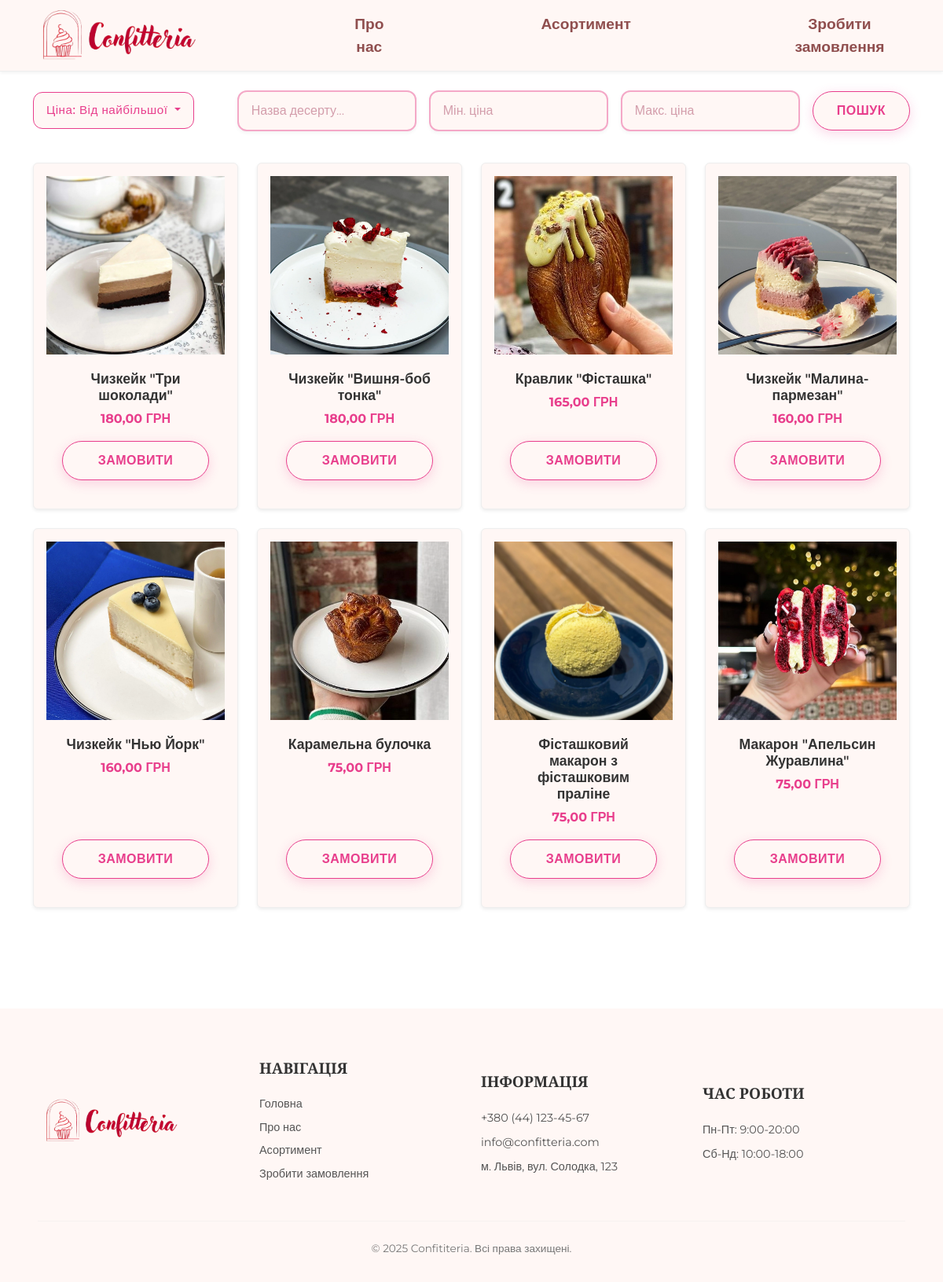
The page /assortment/?sort=price_desc on the database its author committed.
### shop/models.py (models this page shows, shortened)
class AssortmentItem(models.Model):
    name = models.CharField(max_length=100, verbose_name="Назва виробу")  # Назва товару
    price = models.DecimalField(max_digits=10, decimal_places=2, verbose_name="Ціна")  # Ціна товару
    image = models.ImageField(upload_to='assortment/', verbose_name="Зображення", blank=True, null=True)
    objects = models.Manager()
    class Meta:
        verbose_name = "Асортимент"  # Назва моделі в однині для адмін-панелі та інших місць
        verbose_name_plural = "Асортимент"  # Назва моделі у множині

### shop/views.py (the view)
# urls.py: path('assortment/', views.assortment_list, name='assortment_list'),
def assortment_list(request):
    items_query = AssortmentItem.objects.all()  # Починаємо з усіх товарів
    q = request.GET.get('q', '')
    min_price_str = request.GET.get('min_price', '')
    max_price_str = request.GET.get('max_price', '')
    sort_option = request.GET.get('sort', 'default')  # 'default', 'price_asc', 'price_desc'
    if q:
        items_query = items_query.filter(name__icontains=q)
    if min_price_str:
        try:
            items_query = items_query.filter(price__gte=float(min_price_str))
        except ValueError:
            pass  # Ігнорувати, якщо min_price не є числом
    if max_price_str:
        try:
            items_query = items_query.filter(price__lte=float(max_price_str))
        except ValueError:
            pass  # Ігнорувати, якщо max_price не є числом
    if sort_option == 'price_asc':
        items_query = items_query.order_by('price')
    elif sort_option == 'price_desc':
        items_query = items_query.order_by('-price')
    else: # 'default' або будь-яке інше значення
        items_query = items_query.order_by('pk') # Сортування за порядком додавання (за первинним ключем)
    context = {
        'items': items_query,
        'current_sort': sort_option,
        'q_value': q,
        'min_price_value': min_price_str,
        'max_price_value': max_price_str,
    }
    return render(request, 'shop/assortment.html', context)

### shop/templates/shop/assortment.html (shortened to what this page needs)
{% extends 'shop/base.html' %}
{% load static %}
{% block content %}
<section class="assort">
<div class="container pt-2 pb-5">
    <div class="search-and-filter-controls mb-4">
        <form method="get" action="{% url 'shop:assortment_list' %}" class="custom-search-form">
            <div class="filter-dropdown-container">
                <div class="btn-group">
                    <button type="button" class="btn btn-filter-dropdown dropdown-toggle" data-bs-toggle="dropdown" aria-expanded="false">
                        {% if current_sort == 'price_asc' %}
                            Ціна: Від найменшої
                        {% elif current_sort == 'price_desc' %}
                            Ціна: Від найбільшої
                        {% else %}
                            Сортувати за
                        {% endif %}
                    </button>
                </div>
            </div>
            <div class="search-fields-and-button-container">
                <div class="search-fields-container">
                    <input type="text" name="q" class="search-input" placeholder="Назва десерту..." value="{{ q_value }}">
                    <input type="number" name="min_price" class="search-input" placeholder="Мін. ціна" value="{{ min_price_value }}">
                    <input type="number" name="max_price" class="search-input" placeholder="Макс. ціна" value="{{ max_price_value }}">
                </div>
                <div class="search-btnn">
                    <button type="submit" class="btn btn-hero">Пошук</button>
                </div>
            </div>
        </form>
    </div>
    <div class="row row-cols-1 row-cols-md-3 row-cols-lg-4 g-4">
        {% for item in items %}
        <div class="col">
            <div class="card h-100 shadow-sm product-card assortment-item-card">
                <div class="product-image-container">
                    {% if item.image %}
                        <img src="{{ item.image.url }}" alt="{{ item.name }}">
                    {% else %}
                        <img src="{% static 'img/no-image.jpg' %}" alt="Зображення відсутнє">
                    {% endif %}
                </div>
                <div class="card-body">
                    <h5 class="card-title product-title">{{ item.name }}</h5>
                    <p class="card-text product-price">{{ item.price }} ГРН</p>
                    <a href="{% url 'shop:order_create' %}?product_id={{ item.id }}" class="btn btn-order-product">Замовити</a>
                </div>
            </div>
        </div>
        {% endfor %}
    </div>
</div>
</section>
{% endblock %}

### static/css/base/_variables.css (style rules this page uses)
:root { --primary-pink: #E83E8C; --primary-pink-darker: #c92a7a; --accent-pink: #f4a8c7; --soft-pink-accent: #8f4e4e; --bg-light-pink: #FFF7F5; --bg-light-pink-alt: #FFF2F2; --bg-light-pink-hover: #fceeee; --bg-hero-circle: rgba(255, 223, 230, 0.6); --bg-white: #fff; --bg-light-gray: #f8f9fa; --text-dark: #222; --text-primary: #333; --text-secondary: #555; --text-light-gray: #666; --text-very-light-gray: #777; --text-form-label: #444; --text-search-input: #6b4c4c; --form-input-border: #f0d4dd; --search-input-border: #f8c8dc; --search-input-bg: #fff0f5; --search-input-placeholder: #d39dab; --focus-border-color: var(--primary-pink); --focus-box-shadow: rgba(232, 62, 140, 0.25); --border-light: #eee; --divider-light: #ddd; --font-primary: 'Montserrat', sans-serif; --font-headings: 'Playfair Display', serif; --bakery-brown: #352c88; --bakery-cream: #FFECB3; }

### static/css/base/_typography.css (style rules this page uses)
body { min-height: 100vh; display: flex; flex-direction: column; font-family: var(--font-primary); color: var(--text-primary); }

### static/css/components/_buttons.css (style rules this page uses)
.btn { text-transform: uppercase; letter-spacing: 0.5px; font-weight: 500; transition: all 0.3s ease; border-radius: 50px; padding: 10px 25px; }
.btn-hero { background-color: var(--bg-light-pink); color: var(--primary-pink); border: 1px solid var(--primary-pink); padding: 12px 30px; font-weight: 600; box-shadow: 0 4px 15px rgba(232, 62, 140, 0.2); max-width: fit-content; }
.btn-order-product { display: inline-block; padding: 12px 30px; font-weight: 600; text-transform: uppercase; letter-spacing: 0.5px; text-align: center; text-decoration: none; border-radius: 50px; cursor: pointer; transition: all 0.3s ease; margin-top: auto; width: 100%; background-color: var(--bg-light-pink); color: var(--primary-pink); border: 1px solid var(--primary-pink); box-shadow: 0 4px 15px rgba(232, 62, 140, 0.2); }

### static/css/components/_cards.css (style rules this page uses)
.card { border: 1px solid var(--border-light); transition: transform 0.2s ease, box-shadow 0.3s ease; box-shadow: 0 2px 4px rgba(0,0,0,.1); border-radius: 0.375rem; overflow: hidden; display: flex; flex-direction: column; background-color: var(--bg-white); padding: 1rem; }
.card-body { display: flex; flex-direction: column; flex-grow: 1; padding: 1.25rem; align-items: center; text-align: center; }
.card-body .btn { margin-top: auto; align-self: center; }
.product-image-container { display: block; position: relative; width: 100%; aspect-ratio: 1 / 1; overflow: hidden; background-color: var(--bg-light-gray); }
.product-image-container img { display: block; width: 100%; height: 100%; object-fit: cover; transition: transform 0.3s ease; }
.product-title { font-family: var(--font-primary); font-size: 1.1rem; font-weight: 600; color: var(--text-primary); margin-bottom: 0.5rem; }
.product-price { font-size: 1rem; font-weight: 700; color: var(--primary-pink); margin-bottom: 1rem; }

### static/css/pages/_assortment.css (style rules this page uses)
.assort { background-color: var(--bg-white); padding-top: 1rem; padding-bottom: 3rem; }
.assortment-item-card { background-color: var(--bg-light-pink); }
.custom-search-form { display: flex; align-items: center; gap: 1rem; margin-bottom: 2.5rem; }
.search-fields-and-button-container { display: flex; align-items: center; gap: 1rem; margin-left: auto; }
.search-fields-container { display: flex; gap: 1rem; }
.search-input { padding: 0.75rem 1rem; font-size: 1rem; border: 2px solid var(--accent-pink); border-radius: 12px; background-color: var(--bg-light-pink); color: var(--text-search-input); min-width: 150px; transition: all 0.3s ease; box-shadow: 0 2px 5px rgba(0,0,0,0.05); flex-grow: 1; }
.search-input::placeholder { color: var(--search-input-placeholder); }
.btn-filter-dropdown { background-color: var(--bg-light-pink); color: var(--primary-pink); border: 1px solid var(--primary-pink); padding: 0.70rem 1rem; font-weight: 500; text-transform: none; border-radius: 12px; transition: all 0.3s ease; font-size: 0.95rem; min-width: 180px; text-align: left; }
.product-card .btn-order-product { white-space: nowrap; padding-left: 1.2rem; padding-right: 1.2rem; text-align: center; }

### rows shown on the page
AssortmentItem: image (picture), name "Чизкейк \"Три шоколади\"", price "180,00"
AssortmentItem: image (picture), name "Чизкейк \"Вишня-боб тонка\"", price "180,00"
AssortmentItem: image (picture), name "Кравлик \"Фісташка\"", price "165,00"
AssortmentItem: image (picture), name "Чизкейк \"Малина-пармезан\"", price "160,00"
AssortmentItem: image (picture), name "Чизкейк \"Нью Йорк\"", price "160,00"
AssortmentItem: image (picture), name "Карамельна булочка", price "75,00"
AssortmentItem: image (picture), name "Фісташковий макарон з фісташковим праліне", price "75,00"
AssortmentItem: image (picture), name "Макарон \"Апельсин Журавлина\"", price "75,00"
